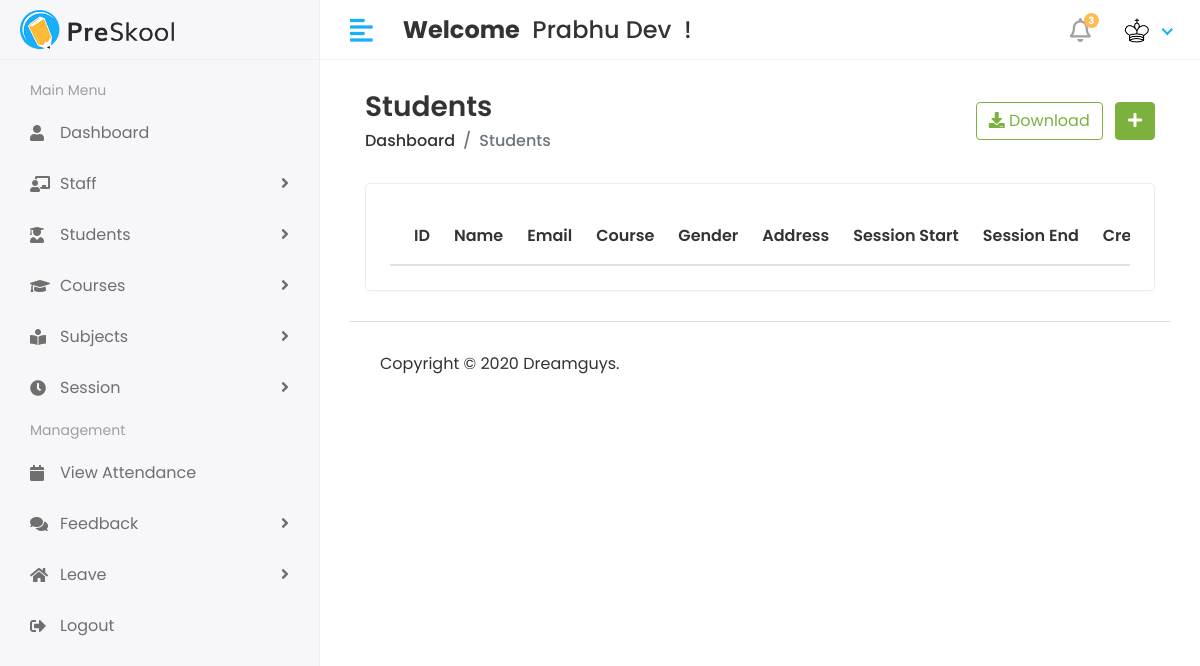
Page /Hod/Student/view (signed in) on the committed database.
### myApp/models.py (models this page shows)
class CustomUser(AbstractUser):
    USER = (
        (1, 'HOD'),
        (2, 'STAFF'),
        (3, 'STUDENT'),
    )
    user_type = models.CharField(choices=USER, max_length=50, default=1)
    profile_Pic = models.ImageField(upload_to='media/profilePic')

### StudentManagementProject/Hod_Views.py (the view)
@login_required(login_url='/')
def view_student(request):
    student = Student.objects.all()
    return render(request, 'Hod/view_student.html', {"students": student})

### templates/Hod/view_student.html (shortened to what this page needs)
{% extends 'base.html' %}
{% block content %}
{% load static %}
<div class="content container-fluid">
   <div class="page-header">
      <div class="row align-items-center">
         <div class="col">
            <h3 class="page-title">Students</h3>
            <ul class="breadcrumb">
               <li class="breadcrumb-item"><a href="{% url 'hod_home' %}">Dashboard</a></li>
               <li class="breadcrumb-item active">Students</li>
            </ul>
         </div>
         <div class="col-auto text-right float-right ml-auto">
            <a href="#" class="btn btn-outline-success mr-2"><i class="fas fa-download"></i> Download</a>
            <a href="{% url 'add_student' %}" class="btn btn-success"><i class="fas fa-plus"></i></a>
         </div>
      </div>
   </div>
   <div class="row">
      <div class="col-sm-12">
         <div class="card card-table">
            <div class="card-body">
               <div class="table-responsive">
                  <table class="table table-hover table-center mb-0 datatable">
                     <thead>
                        <tr>
                           <th>ID</th>
                           <th>Name</th>
                           <th>Email</th>
                           <th>Course</th>
                           <th>Gender</th>
                           <th>Address</th>
                           <th>Session Start</th>
                           <th>Session End</th>
                           <th>Created_at</th>
                        </tr>
                     </thead>
                  </table>
               </div>
            </div>
         </div>
      </div>
   </div>
</div>
{% endblock %}

### templates/includes/header.html (shortened to what this page needs)
{% load static %}
<div class="header">
  <div class="header-left">
    <a href="index.html" class="logo">
      <img src="{% static 'assets/img/logo.png' %}" alt="Logo">
    </a>
  </div>
  <a href="javascript:void(0);" id="toggle_btn">
    <i class="fas fa-align-left"></i>
  </a>
  <div class="top-nav-search mt-3">
    <h4><strong>Welcome</strong>&nbsp; <span>{{ user.first_name }} {{ user.last_name}}</span>&nbsp; !</h4>
  </div>
  <ul class="nav user-menu">
    <li class="nav-item dropdown noti-dropdown">
      <a href="#" class="dropdown-toggle nav-link" data-toggle="dropdown">
        <i class="far fa-bell"></i> <span class="badge badge-pill">3</span>
      </a>
    </li>
    <li class="nav-item dropdown has-arrow">
      <a href="#" class="dropdown-toggle nav-link" data-toggle="dropdown">
        {% if user.profile_Pic == "" %}
        <span class="user-img"><img class="rounded-circle" src="{% static 'assets/img/noimg.jpg' %}" width="31" alt="{{user.first_name}}'s Pic"></span>
        {% else %}
        <span class="user-img"><img class="rounded-circle" src="/{{user.profile_Pic}}" width="31" alt="{{user.first_name}}'s Pic"></span>
        {% endif %}
      </a>
    </li>
  </ul>
</div>

### static/assets/css/style.css (style rules this page uses)
html { height: 100%; }
body { background-color: #fff; color: #333; font-family: 'Poppins', sans-serif; font-size: 1rem; height: 100%; line-height: 1.5; overflow-x: hidden; }
h1, h2, h3, h4, h5, h6 { font-family: 'Poppins', sans-serif; margin-top: 0; }
a { color: #009ce7; }
input, button, a { transition: all 0.4s ease; -moz-transition: all 0.4s ease; -o-transition: all 0.4s ease; -ms-transition: all 0.4s ease; -webkit-transition: all 0.4s ease; }
ul, ol { padding: 0px; list-style: none; }
.table { color: #333; max-width: 100%; margin-bottom: 0; width: 100%; }
.table thead tr th { font-weight: 600; }
.table.table-center td, .table.table-center th { vertical-align: middle; }
.card-table .card-body .table > thead > tr > th { border-top: 0; }
.card-table .card-body .table tr td:first-child, .card-table .card-body .table tr th:first-child { padding-left: 1.5rem; }
.card-table .table td, .card-table .table th { border-top: 1px solid #e2e5e8; padding: 1rem 0.75rem; white-space: nowrap; }
.btn-success { background-color: #7bb13c; border: 1px solid #7bb13c }
.btn-outline-success { color: #7bb13c; border-color: #7bb13c; }
.card { border: 1px solid #ececf5; box-shadow: 0 1px 3px 0 rgba(0, 0, 0, 0.03); margin-bottom: 1.875rem; }
.card-body { padding: 1.5rem; }
.header { background-color: #fff; border-bottom: 1px solid #f3f3f4; left: 0; position: fixed; right: 0; top: 0; z-index: 1001; height: 60px; }
.header .header-left { float: left; height: 60px; padding: 0 20px; position: relative; width: 320px; z-index: 1; transition: all 0.2s ease-in-out; background-color: #f7f7fa; border-bottom: 1px solid #efefef; border-right: 1px solid #ececf5; display: flex; align-items: center; }
.header .header-left .logo { display: inline-block; line-height: 60px; }
.header .header-left .logo img { max-height: 40px; width: auto; }
.header .dropdown-toggle:after { display: none; }
.header .has-arrow .dropdown-toggle:after { border-top: 0; border-left: 0; border-bottom: 2px solid #18aefa; border-right: 2px solid #18aefa; content: ''; height: 8px; display: inline-block; pointer-events: none; -webkit-transform-origin: 66% 66%; -ms-transform-origin: 66% 66%; transform-origin: 66% 66%; -webkit-transform: rotate(45deg); -ms-transform: rotate(45deg); transform: rotate(45deg); -webkit-transition: all 0.15s ease-in-out; transition: all 0.15s ease-in-out; width: 8px; vertical-align: 0px; }
.user-menu { float: right; margin: 0; position: relative; z-index: 99; padding-right: 15px; }
.user-menu.nav > li > a { color: #a0a0a0; font-size: 14px; line-height: 58px; padding: 0 15px; height: 60px; }
.user-img { margin-right: 3px; position: relative; }
.top-nav-search { float: left; margin-left: 15px; }
.page-header { margin-bottom: 1.875rem; }
.page-header .breadcrumb { background-color: transparent; color: #6c757d; font-size: 1rem; font-weight: 500; margin-bottom: 0; padding: 0; }
.page-header .breadcrumb a { color: #333; }
.page-title { font-size: 28px; font-weight: 600; color: #333; margin-bottom: 5px; }
.user-menu.nav > li > a .badge { background-color: #FFBC53; display: block; font-size: 10px; font-weight: bold; height: 15px; width: 15px; position: absolute; right: 7px; top: 13px; color: #fff; padding: 3px; }
.user-menu.nav > li > a > i { font-size: 1.5rem; line-height: 60px; }
@media (min-width: 992px) { #toggle_btn { align-items: center; color: #18aefa; display: inline-flex; float: left; font-size: 26px; height: 60px; justify-content: center; margin-left: 15px; padding: 0 15px; } }

### rows in the picture
CustomUser: first_name "Prabhu", last_name "Dev", profile_Pic (picture)
